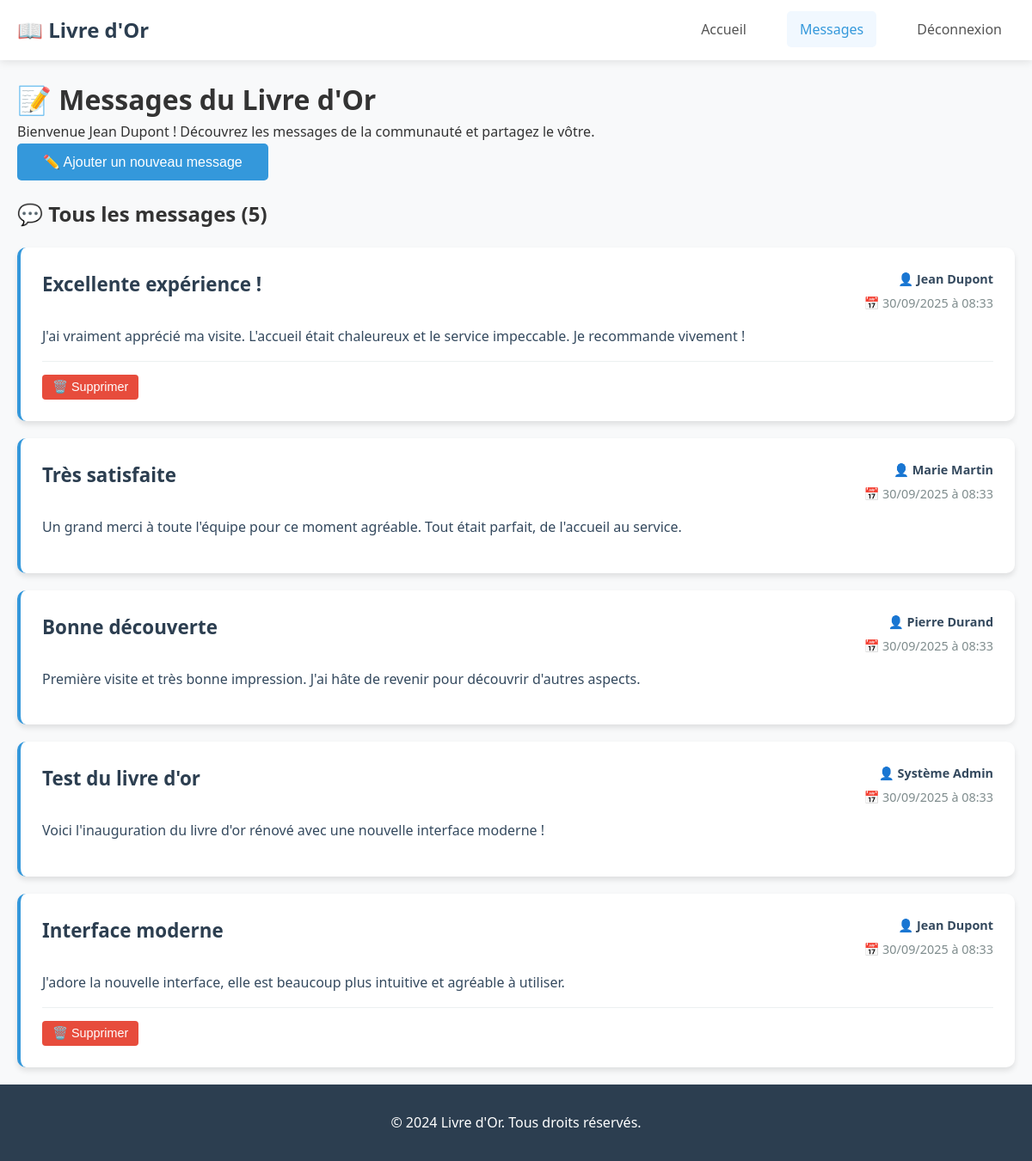
Page /messages.php (signed in) on the committed database.
### tables this page shows
CREATE TABLE `commentaires` (
  `id` int NOT NULL AUTO_INCREMENT,
  `titre` varchar(255) NOT NULL,
  `commentaire` text NOT NULL,
  `id_utilisateur` int NOT NULL,
  `date_creation` timestamp NULL DEFAULT CURRENT_TIMESTAMP,
  `date_modification` timestamp NULL DEFAULT NULL ON UPDATE CURRENT_TIMESTAMP,
  `statut` enum('public','prive','modere') DEFAULT 'public',
  `note_appreciation` tinyint(1) DEFAULT NULL CHECK ((`note_appreciation` between 1 and 5)),
  PRIMARY KEY (`id`),
  KEY `id_utilisateur` (`id_utilisateur`),
  KEY `idx_date_creation` (`date_creation`),
  KEY `idx_statut` (`statut`),
  CONSTRAINT `commentaires_ibfk_1` FOREIGN KEY (`id_utilisateur`) REFERENCES `utilisateurs` (`id`) ON DELETE CASCADE
);

CREATE TABLE `utilisateurs` (
  `id` int NOT NULL AUTO_INCREMENT,
  `nom` varchar(100) NOT NULL,
  `prenom` varchar(100) NOT NULL,
  `login` varchar(255) NOT NULL,
  `mot_de_passe` varchar(255) NOT NULL,
  `date_inscription` timestamp NULL DEFAULT CURRENT_TIMESTAMP,
  `date_derniere_connexion` timestamp NULL DEFAULT NULL,
  `statut` enum('actif','inactif','suspendu') DEFAULT 'actif',
  PRIMARY KEY (`id`),
  UNIQUE KEY `login` (`login`),
  KEY `idx_login` (`login`),
  KEY `idx_nom_prenom` (`nom`,`prenom`),
  KEY `idx_date_inscription` (`date_inscription`)
);

### messages.php (the view, shortened to what this page needs)
<?php
try {
    $pdo = new PDO('mysql:host=localhost;dbname=livreor;charset=utf8', 'root', '');
    $pdo->setAttribute(PDO::ATTR_ERRMODE, PDO::ERRMODE_EXCEPTION);
} catch (PDOException $e) {
    die("Erreur de connexion à la base de données : " . $e->getMessage());
}
$erreurs = $_SESSION['erreurs'] ?? [];
try {
    $stmt = $pdo->prepare("
        SELECT c.*, u.nom, u.prenom
        FROM commentaires c
        JOIN utilisateurs u ON c.id_utilisateur = u.id
        WHERE c.statut = 'public'
        ORDER BY c.date_creation DESC
    ");
    $stmt->execute();
    $messages = $stmt->fetchAll(PDO::FETCH_ASSOC);
} catch (PDOException $e) {
    $messages = [];
    $erreurs[] = "Erreur lors de la récupération des messages : " . $e->getMessage();
}
$nom_utilisateur = $_SESSION['utilisateur_prenom'] . ' ' . $_SESSION['utilisateur_nom'];
?>
<!DOCTYPE html>
<html lang="fr">
<head>
    <link rel="stylesheet" href="styles.css">
</head>
<body>
    <header>
        <nav class="navbar">
            <div class="nav-container">
                <div class="nav-logo">
                    <h2>📖 Livre d'Or</h2>
                </div>
                <ul class="nav-menu">
                    <li class="nav-item">
                        <a href="index.php" class="nav-link">Accueil</a>
                    </li>
                    <li class="nav-item">
                        <a href="messages.php" class="nav-link active">Messages</a>
                    </li>
                    <li class="nav-item">
                        <a href="deconnexion.php" class="nav-link">Déconnexion</a>
                    </li>
                </ul>
            </div>
        </nav>
    </header>
    <main>
        <div class="messages-container">
            <h1>📝 Messages du Livre d'Or</h1>
            <p>Bienvenue <?php echo htmlspecialchars($nom_utilisateur); ?> ! Découvrez les messages de la communauté et partagez le vôtre.</p>
            <button type="button" class="btn btn-primary toggle-form-btn" onclick="toggleForm()">
                ✏️ Ajouter un nouveau message
            </button>
            <div class="messages-list">
                <h2>💬 Tous les messages (<?php echo count($messages); ?>)</h2>
                <?php if (empty($messages)): ?>
                    <div class="no-messages">
                        <p>Aucun message pour le moment. Soyez le premier à partager votre expérience !</p>
                    </div>
                <?php else: ?>
                    <?php foreach ($messages as $message): ?>
                        <div class="message-card">
                            <div class="message-header">
                                <h3 class="message-title"><?php echo htmlspecialchars($message['titre']); ?></h3>
                                <div class="message-meta">
                                    <div class="message-author">
                                        👤 <?php echo htmlspecialchars($message['prenom'] . ' ' . $message['nom']); ?>
                                    </div>
                                    <div class="message-date">
                                        📅 <?php echo date('d/m/Y à H:i', strtotime($message['date_creation'])); ?>
                                    </div>
                                </div>
                            </div>
                            <div class="message-content">
                                <?php echo nl2br(htmlspecialchars($message['commentaire'])); ?>
                            </div>
                            <?php if ($message['id_utilisateur'] == $_SESSION['utilisateur_id']): ?>
                                <div class="message-actions">
                                    <form method="POST" action="messages.php" style="display: inline;" onsubmit="return confirm('Êtes-vous sûr de vouloir supprimer ce message ? Cette action est irréversible.');">
                                        <button type="submit" name="supprimer_message" class="btn-delete btn-small">
                                            🗑️ Supprimer
                                        </button>
                                    </form>
                                </div>
                            <?php endif; ?>
                        </div>
                    <?php endforeach; ?>
                <?php endif; ?>
            </div>
        </div>
    </main>
    <footer>
        <div class="container">
            <p>&copy; 2024 Livre d'Or. Tous droits réservés.</p>
        </div>
    </footer>
</body>
</html>

### styles.css (style rules this page uses)
* { margin: 0; padding: 0; box-sizing: border-box; }
body { font-family: "Segoe UI", Tahoma, Geneva, Verdana, sans-serif; line-height: 1.6; color: #333; background-color: #f8f9fa; }
.container { max-width: 1200px; margin: 0 auto; padding: 0 20px; }
.navbar { background-color: #fff; box-shadow: 0 2px 10px rgba(0, 0, 0, 0.1); position: sticky; top: 0; z-index: 1000; }
.nav-container { max-width: 1200px; margin: 0 auto; padding: 0 20px; display: flex; justify-content: space-between; align-items: center; height: 70px; }
.nav-logo h2 { color: #2c3e50; font-size: 1.5rem; }
.nav-menu { display: flex; list-style: none; margin: 0; padding: 0; }
.nav-item { margin-left: 2rem; }
.nav-link { text-decoration: none; color: #555; font-weight: 500; padding: 10px 15px; border-radius: 5px; transition: all 0.3s ease; }
.nav-link:hover, .nav-link.active { color: #3498db; background-color: #f1f8ff; }
.btn { display: inline-block; padding: 12px 30px; text-decoration: none; border-radius: 5px; font-weight: 500; text-align: center; transition: all 0.3s ease; border: none; cursor: pointer; font-size: 1rem; }
.btn-primary { background-color: #3498db; color: white; }
footer { background-color: #2c3e50; color: white; text-align: center; padding: 2rem 0; margin-top: auto; }

### messages.php (style rules this page uses)
.messages-container { max-width: 1200px; margin: 0 auto; padding: 20px; }
.messages-list { display: grid; gap: 20px; }
.message-card { background: #fff; border-radius: 10px; padding: 25px; box-shadow: 0 4px 6px rgba(0, 0, 0, 0.1); border-left: 4px solid #3498db; }
.message-header { display: flex; justify-content: space-between; align-items: flex-start; margin-bottom: 15px; }
.message-title { color: #2c3e50; font-size: 1.4em; font-weight: bold; margin: 0; }
.message-meta { text-align: right; color: #7f8c8d; font-size: 0.9em; }
.message-author { font-weight: bold; color: #34495e; }
.message-date { display: block; margin-top: 5px; }
.message-content { color: #34495e; line-height: 1.6; margin-bottom: 15px; }
.toggle-form-btn { margin-bottom: 20px; }
.message-actions { margin-top: 15px; padding-top: 15px; border-top: 1px solid #ecf0f1; display: flex; gap: 10px; }
.btn-delete { background-color: #e74c3c; color: white; border: none; padding: 6px 12px; border-radius: 4px; cursor: pointer; font-size: 0.9em; transition: background-color 0.3s; }
.btn-small { padding: 6px 12px; font-size: 0.9em; }

### rows in the picture
commentaires: titre "Excellente expérience !", id_utilisateur.nom "Jean Dupont", date_creation "30/09/2025 à 08:33", commentaire "J'ai vraiment apprécié ma visite. L'accueil était chaleureux et le service impeccable. Je recommande vivement !"
commentaires: titre "Très satisfaite", id_utilisateur.nom "Marie Martin", date_creation "30/09/2025 à 08:33", commentaire "Un grand merci à toute l'équipe pour ce moment agréable. Tout était parfait, de l'accueil au service."
commentaires: titre "Bonne découverte", id_utilisateur.nom "Pierre Durand", date_creation "30/09/2025 à 08:33", commentaire "Première visite et très bonne impression. J'ai hâte de revenir pour découvrir d'autres aspects."
commentaires: titre "Test du livre d'or", id_utilisateur.nom "Système Admin", date_creation "30/09/2025 à 08:33", commentaire "Voici l'inauguration du livre d'or rénové avec une nouvelle interface moderne !"
commentaires: titre "Interface moderne", id_utilisateur.nom "Jean Dupont", date_creation "30/09/2025 à 08:33", commentaire "J'adore la nouvelle interface, elle est beaucoup plus intuitive et agréable à utiliser."

### other values in the picture
$nom_utilisateur "Jean Dupont"
count($messages) "5"
